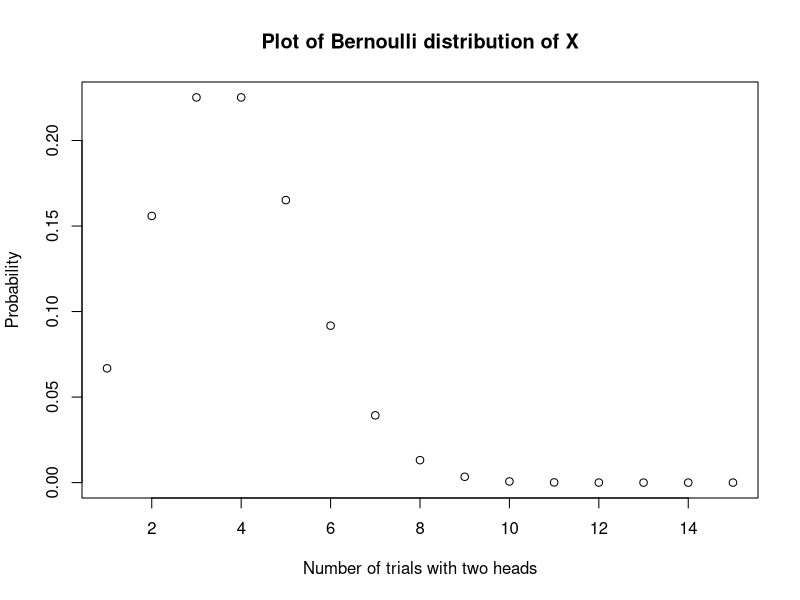
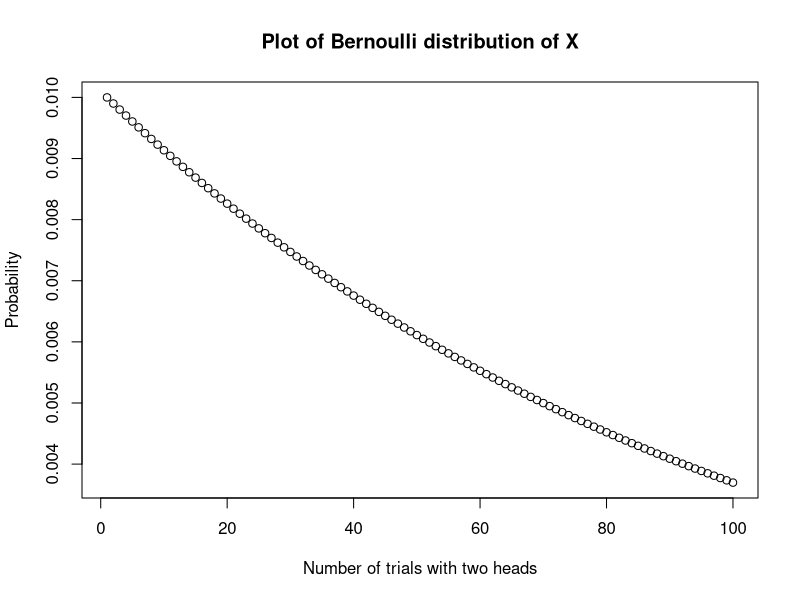

Generate these figures, in order, with R:
## ---- chunk 1
p.X <- function(k) {
  return((0.25^k)*(0.75^(15-k))*(factorial(15)/(factorial(k)*factorial(15-k))))
}
points <- lapply(1:15, FUN=p.X)
plot(
  x=1:15, y=points,
  xlab="Number of trials with two heads", ylab="Probability",
  main="Plot of Bernoulli distribution of X"
)
## ---- chunk 2
k <- 5
sprintf("P(X=%s)~%s%%", k, round(p.X(k)*100, 1))
## ---- chunk 3
sprintf("P(X<=5)~%s%%", round(sum(sapply(1:5, FUN=p.X))*100, 1))
## ---- chunk 4
p.X <- function(k) {
  return((1-(1/100))^(k-1)*(1/100))
}
points <- lapply(1:100, FUN=p.X)
plot(
  x=1:100, y=points,
  xlab="Number of trials with two heads", ylab="Probability",
  main="Plot of Bernoulli distribution of X"
)
## ---- chunk 5
F.X <- function(k) {
  sum <- 0
  for (i in 1:k) {
    sum <- sum + p.X(i)
  }
}
F.X(100)
## ---- chunk 6
F.X.inv <- function(p) {
  lo <- 1
  hi <- 100
  
}
